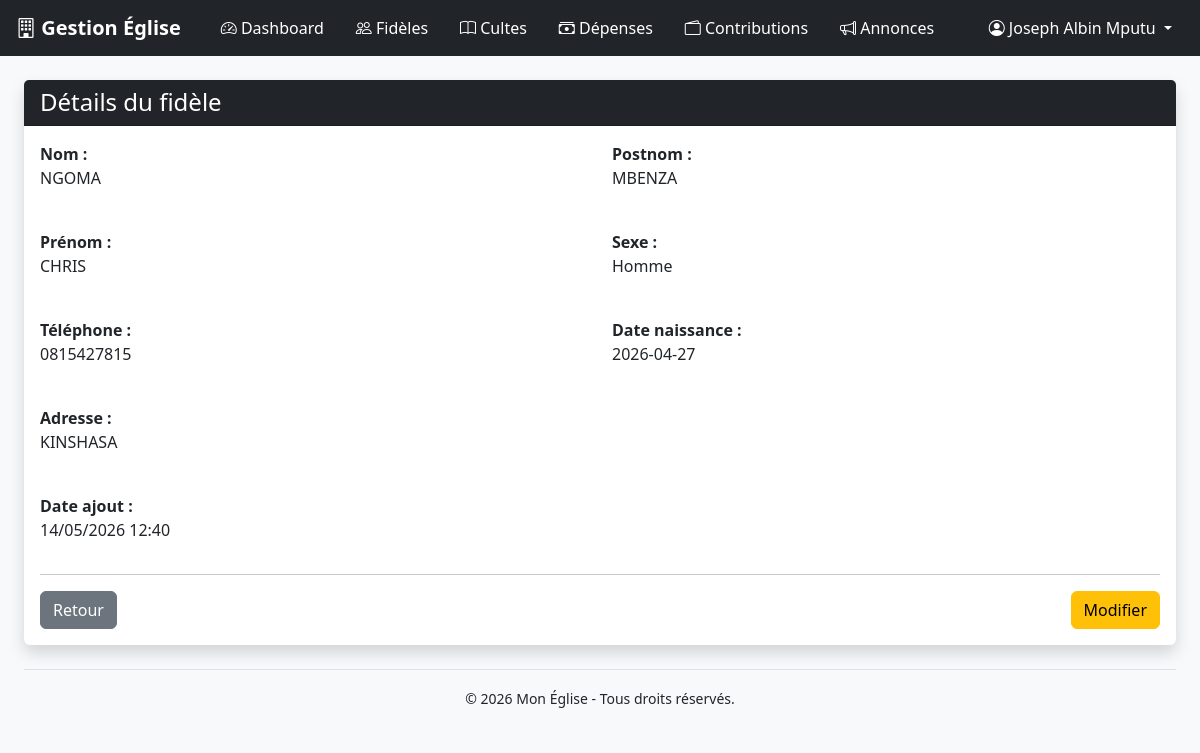
Screenshot of /views/fideles/view.php?id=1 (signed in) with the database file from the repository.
### tables this page shows
CREATE TABLE `fideles` (
  `id` int(11) NOT NULL,
  `user_id` int(11) DEFAULT NULL,
  `nom` varchar(100) NOT NULL,
  `postnom` varchar(100) DEFAULT NULL,
  `prenom` varchar(100) DEFAULT NULL,
  `sexe` enum('M','F') NOT NULL,
  `telephone` varchar(30) DEFAULT NULL,
  `adresse` text DEFAULT NULL,
  `date_naissance` date DEFAULT NULL,
  `created_at` timestamp NOT NULL DEFAULT current_timestamp()
);

### views/fideles/view.php (the view, shortened to what this page needs)
<?php
require_once '../../config/database.php';
$id = (int)($_GET['id'] ?? 0);
$sql = "SELECT * FROM fideles WHERE id=? LIMIT 1";
$stmt = $pdo->prepare($sql);
$stmt->execute([$id]);
$fidele = $stmt->fetch(PDO::FETCH_ASSOC);
require_once '../../layouts/header.php';
?>
<?php require_once '../../layouts/navbar_sidebar.php'; ?>
<div class="d-flex">
    <div class="container-fluid p-4">
        <div class="card shadow border-0">
            <div class="card-header bg-dark text-white">
                <h4 class="mb-0">
                    Détails du fidèle
                </h4>
            </div>
            <div class="card-body">
                <div class="row g-4">
                    <div class="col-md-6">
                        <strong>Nom :</strong>
                        <p>
                            <?= htmlspecialchars($fidele['nom']) ?>
                        </p>
                    </div>
                    <div class="col-md-6">
                        <strong>Postnom :</strong>
                        <p>
                            <?= htmlspecialchars($fidele['postnom']) ?>
                        </p>
                    </div>
                    <div class="col-md-6">
                        <strong>Prénom :</strong>
                        <p>
                            <?= htmlspecialchars($fidele['prenom']) ?>
                        </p>
                    </div>
                    <div class="col-md-6">
                        <strong>Sexe :</strong>
                        <p>
                            <?= $fidele['sexe'] == 'M'
                                ? 'Homme'
                                : 'Femme' ?>
                        </p>
                    </div>
                    <div class="col-md-6">
                        <strong>Téléphone :</strong>
                        <p>
                            <?= htmlspecialchars($fidele['telephone']) ?>
                        </p>
                    </div>
                    <div class="col-md-6">
                        <strong>Date naissance :</strong>
                        <p>
                            <?= $fidele['date_naissance'] ?>
                        </p>
                    </div>
                    <div class="col-md-12">
                        <strong>Adresse :</strong>
                        <p>
                            <?= nl2br(htmlspecialchars($fidele['adresse'])) ?>
                        </p>
                    </div>
                    <div class="col-md-12">
                        <strong>Date ajout :</strong>
                        <p>
                            <?= date('d/m/Y H:i', strtotime($fidele['created_at'])) ?>
                        </p>
                    </div>
                </div>
                <hr>
                <div class="d-flex justify-content-between">
                    <a href="index.php" class="btn btn-secondary">
                        Retour
                    </a>
                    <a href="create_update_delete.php?action=edit&id=<?= $fidele['id'] ?>" class="btn btn-warning">
                        Modifier
                    </a>
                </div>
            </div>
        </div>
        <?php require_once '../../layouts/footer.php'; ?>

### rows the page displays
fideles: nom "NGOMA", postnom "MBENZA", prenom "CHRIS", telephone "0815427815", date_naissance "2026-04-27", adresse "KINSHASA", created_at "14/05/2026 12:40"

### other values shown
$_SESSION['user']['nom'] "Joseph Albin Mputu"
